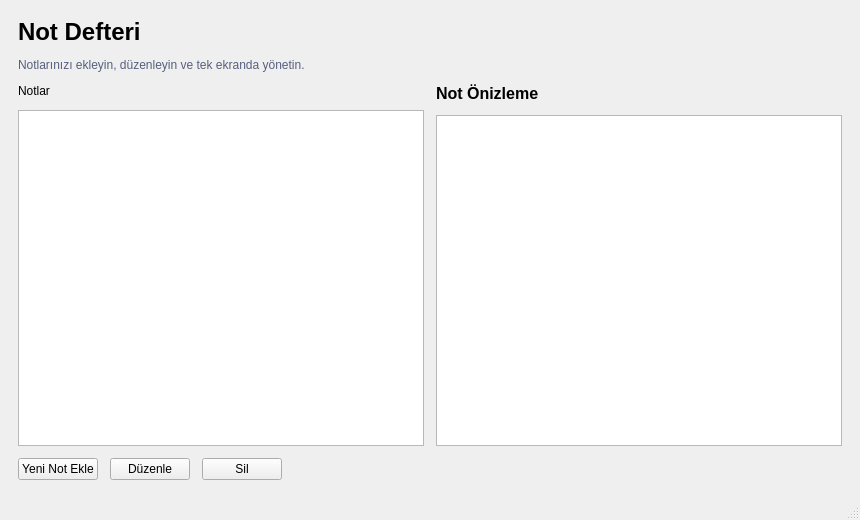
<?xml version="1.0" encoding="UTF-8"?>
<ui version="4.0">
 <class>MainWindow</class>
 <widget class="QMainWindow" name="MainWindow">
  <property name="geometry">
   <rect>
    <x>0</x>
    <y>0</y>
    <width>860</width>
    <height>520</height>
   </rect>
  </property>
  <property name="windowTitle">
   <string>Not Uygulaması</string>
  </property>
  <widget class="QWidget" name="centralwidget">
   <layout class="QVBoxLayout" name="verticalLayout_root">
    <property name="leftMargin">
     <number>18</number>
    </property>
    <property name="topMargin">
     <number>18</number>
    </property>
    <property name="rightMargin">
     <number>18</number>
    </property>
    <property name="bottomMargin">
     <number>18</number>
    </property>
    <property name="spacing">
     <number>12</number>
    </property>
    <item>
     <widget class="QLabel" name="labelTitle">
      <property name="text">
       <string>Not Defteri</string>
      </property>
      <property name="styleSheet">
       <string notr="true">font-size: 24px; font-weight: 700;</string>
      </property>
     </widget>
    </item>
    <item>
     <widget class="QLabel" name="labelSubtitle">
      <property name="text">
       <string>Notlarınızı ekleyin, düzenleyin ve tek ekranda yönetin.</string>
      </property>
      <property name="styleSheet">
       <string notr="true">color: #55607e;</string>
      </property>
     </widget>
    </item>
    <item>
     <layout class="QHBoxLayout" name="horizontalLayout_content">
      <property name="spacing">
       <number>12</number>
      </property>
      <item>
       <layout class="QVBoxLayout" name="verticalLayout_left">
        <item>
         <widget class="QLabel" name="labelNotes">
          <property name="text">
           <string>Notlar</string>
          </property>
         </widget>
        </item>
        <item>
         <widget class="QListWidget" name="noteListWidget"/>
        </item>
       </layout>
      </item>
      <item>
       <layout class="QVBoxLayout" name="verticalLayout_right">
        <item>
         <widget class="QLabel" name="previewTitleLabel">
          <property name="text">
           <string>Not Önizleme</string>
          </property>
          <property name="styleSheet">
           <string notr="true">font-size: 16px; font-weight: 700;</string>
          </property>
         </widget>
        </item>
        <item>
         <widget class="QTextBrowser" name="previewContentBrowser"/>
        </item>
       </layout>
      </item>
     </layout>
    </item>
    <item>
     <layout class="QHBoxLayout" name="horizontalLayout_buttons">
      <item>
       <widget class="QPushButton" name="addButton">
        <property name="text">
         <string>Yeni Not Ekle</string>
        </property>
       </widget>
      </item>
      <item>
       <widget class="QPushButton" name="editButton">
        <property name="text">
         <string>Düzenle</string>
        </property>
       </widget>
      </item>
      <item>
       <widget class="QPushButton" name="deleteButton">
        <property name="text">
         <string>Sil</string>
        </property>
       </widget>
      </item>
      <item>
       <spacer name="horizontalSpacer">
        <property name="orientation">
         <enum>Qt::Orientation::Horizontal</enum>
        </property>
        <property name="sizeHint" stdset="0">
         <size>
          <width>40</width>
          <height>20</height>
         </size>
        </property>
       </spacer>
      </item>
     </layout>
    </item>
   </layout>
  </widget>
  <widget class="QMenuBar" name="menubar">
   <property name="geometry">
    <rect>
     <x>0</x>
     <y>0</y>
     <width>860</width>
     <height>22</height>
    </rect>
   </property>
  </widget>
  <widget class="QStatusBar" name="statusbar"/>
 </widget>
 <resources/>
 <connections/>
</ui>
